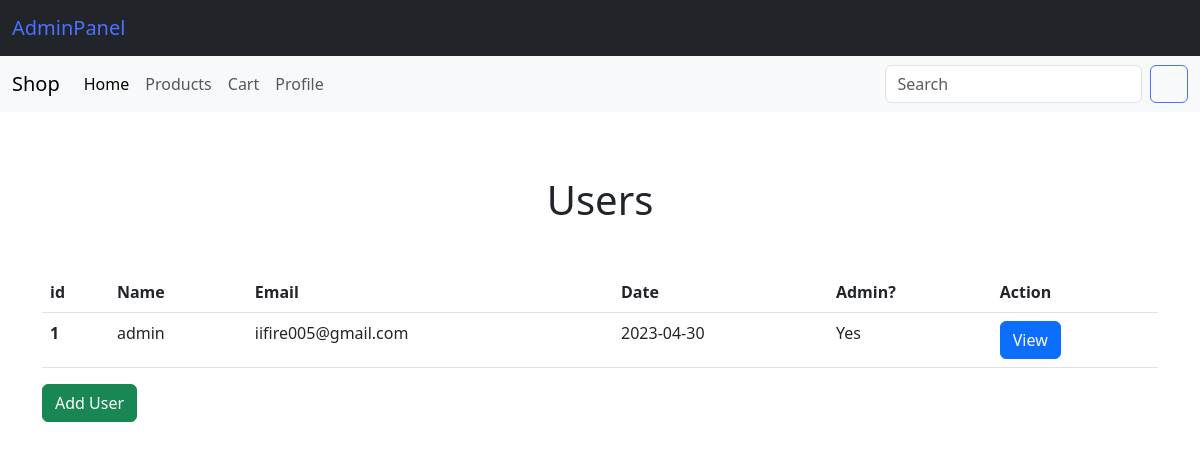
The page /admin/users.php (signed in) on the database its author committed.
### tables this page shows
CREATE TABLE `users` (
  `id` int(255) NOT NULL,
  `name` char(255) NOT NULL,
  `email` char(255) NOT NULL,
  `password` char(255) NOT NULL,
  `isAdmin` int(1) DEFAULT 0,
  `date` date NOT NULL DEFAULT current_timestamp()
);

### admin/users.php (called while the page is built, shortened)
<?php
include_once $_SERVER["DOCUMENT_ROOT"] .'/includes/services/user/index.php';
$users = findUsers($conn);
?>
<?php include_once $_SERVER["DOCUMENT_ROOT"] .'/includes/views/admin/users.php'; ?>
<?php include_once $_SERVER["DOCUMENT_ROOT"] .'/includes/templates/footer.php'; ?>

### includes/services/user/index.php (called while the page is built, shortened)
<?php
function findUsers($conn) {
    $sql = "SELECT * FROM users";
    $result = $conn->query($sql);
    return $result;
}
?>

### includes/views/admin/users.php (the view)
<main class="container" style="margin-top: 4rem;">
    <h1 class="text-center mb-5">Users</h1>
    <div class="table-responsive">
        <table class="table">
            <thead>
                <tr>
                    <th scope="col">id</th>
                    <th scope="col">Name</th>
                    <th scope="col">Email</th>
                    <th scope="col">Date</th>
                    <th scope="col">Admin?</th>
                    <th scope="col">Action</th>
                </tr>
            </thead>
            <tbody>
                <?php
                    if($users){
                        while($user = $users->fetch_assoc()) {
                            echo "<tr>";
                            echo "<th scope='row'>" . $user['id'] . "</th>";
                            echo "<td>" . $user['name'] . "</td>";
                            echo "<td>" . $user['email'] . "</td>";
                            echo "<td>" . $user['date'] . "</td>";
                            print($user['isAdmin']) ?
                            "<td>Yes</td>"
                            : "<td>No</td>";
                            echo "<td><a class='btn btn-primary' href='/admin/user.php?id={$user['id']}'>View</a></td>";
                            echo "</tr>";
                    }
                } else {
                    echo "<tr>";
                    echo "<td colspan='6' class='text-center'>☹️ No users found</td>";
                    echo "</tr>";
                }
                ?>
            </tbody>
        </table>
    </div>
    <a class="btn btn-success" href="/admin/user.php">Add User</a>
</main>

### public/css/docs.css (style rules this page uses)
:root { --bs-breakpoint-xs: 0;--bs-breakpoint-sm: 576px;--bs-breakpoint-md: 768px;--bs-breakpoint-lg: 992px;--bs-breakpoint-xl: 1200px;--bs-breakpoint-xxl: 1400px }
:root,[data-bs-theme="light"] { --bd-purple: #4c0bce;--bd-violet: #712cf9;--bd-accent: #ffe484;--bd-violet-rgb: 112.520718,44.062154,249.437846;--bd-accent-rgb: 255,228,132;--bd-pink-rgb: 214,51,132;--bd-teal-rgb: 32,201,151;--bd-violet-bg: var(--bd-violet);--bd-toc-color: var(--bd-violet);--bd-sidebar-link-bg: rgba(var(--bd-violet-rgb), .1);--bd-callout-link: 10,88,202;--bd-callout-code-color: #ab296a;--bd-pre-bg: var(--bs-tertiary-bg) }
:root { --docsearch-primary-color: var(--bd-violet);--docsearch-logo-color: var(--bd-violet) }
main a,main button,main h2,main h3,main h4,main [tabindex="0"] { scroll-margin-top:80px;scroll-margin-bottom:100px }
:root,[data-bs-theme="light"] { --base02: #c8c8fa;--base03: #565c64;--base04: #666;--base05: #333;--base06: #fff;--base07: #13795b;--base08: #c6303e;--base09: #087990;--base0A: #6f42c1;--base0B: #084298;--base0C: #084298;--base0D: #6f42c1;--base0E: #ab296a;--base0F: #333 }

### rows shown on the page
users: id "1", name "admin", email "iifire005@gmail.com", date "2023-04-30", isAdmin "Yes"
